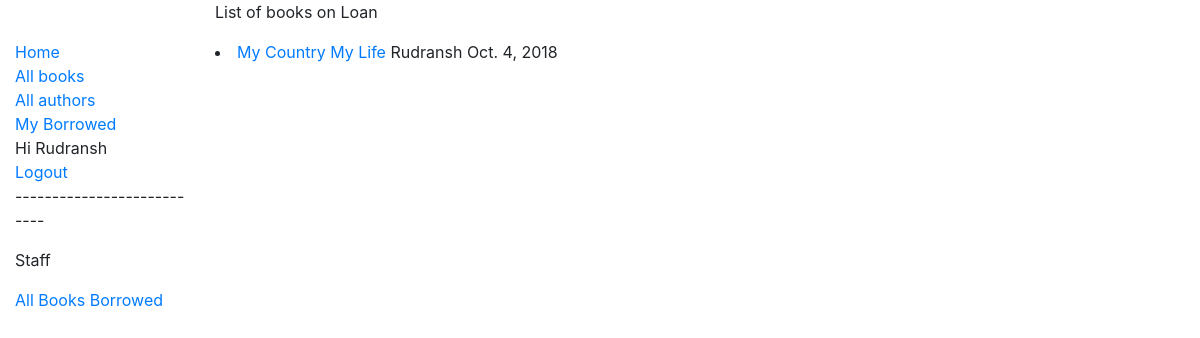
The page /catalog/allbooks/ (signed in) on the database as committed earlier.
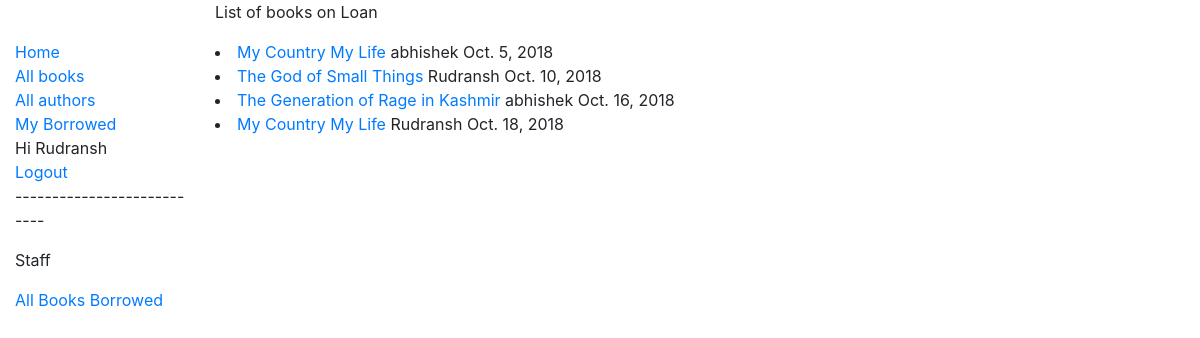
The same page on the database as committed later.
### catalog/models.py (models this page shows, shortened)
class BookInstance(models.Model):
	borrower=models.ForeignKey(User, on_delete=models.SET_NULL, null=True, blank=True)
	book=models.ForeignKey(Book, on_delete=models.CASCADE)
	id=models.UUIDField(primary_key=True, default=uuid.uuid4, help_text="unique id for this book across whole library")
	imprint=models.CharField(max_length=200)
	loan_status=(('m',"maintenance"),('o',"On Loan"),('r',"reserved"),('a',"available"))
	due_back=models.DateField(null=True , blank=True)
	status=models.CharField(max_length=1,choices=loan_status,blank=False,help_text="Book availability",default="m")
	class Meta:
		permissions=(("can_mark_returned","set book as returned"),)

class Book(models.Model):
	title=models.CharField(max_length=60)
	author=models.ForeignKey('Author',on_delete=models.CASCADE,help_text="Enter name of the author")
	summary=models.TextField(max_length=100,help_text="Enter description of the book")
	isbn=models.CharField('ISBN' ,max_length=13,help_text="13 character number <a href=https://www.isbn-international.org/content/what-isbn>what is ISBN number</a>")
	genre=models.ManyToManyField(Genre, help_text="Select Genre for this book ")
	def display_genre(self):
		return ','.join(genre.name for genre in self.genre.all()[:3])
	display_genre.short_description='Genre'

### catalog/views.py (the view)
class BorrowedBooksLibrarianListView(LoginRequiredMixin,generic.ListView):
	model="BookInstance"
	template_name="catalog/librarian_borrowed_books_list.html"
	def get_queryset(self):
		return BookInstance.objects.order_by('due_back')

### catalog/templates/catalog/librarian_borrowed_books_list.html
{% extends "catalog/base_generic.html" %}
{% block content %}
			<p>List of books on Loan</p>
	{% for book in bookinstance_list %}
		{% if book.borrower %}
			<li><a href="{% url 'change_dueback' book.id %}" >{{book.book.title}}</a> {{book.borrower}}  {{book.due_back}}</li>
		{% endif %}
	{% endfor %}
{% endblock %}

Rows that differ between the two databases and show on the page:
now on this page (row edited): BookInstance: book "My Country My Life", borrower "abhishek", due_back "Oct. 5, 2018"
now on this page (row edited): BookInstance: book "The God of Small Things", borrower "Rudransh", due_back "Oct. 10, 2018"
now on this page (row edited): BookInstance: book "The Generation of Rage in Kashmir", borrower "abhishek", due_back "Oct. 16, 2018"
changed BookInstance: due_back "Oct. 4, 2018" → "Oct. 18, 2018"
